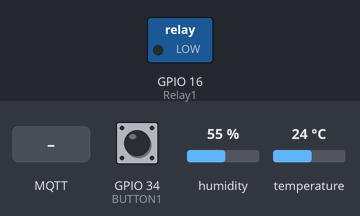
The program below on a simulated ESP32 board running MicroPython. Parts: switched loads named in the program (green lamp = pin HIGH). The inputs (shaded band) are chosen by the test bench; at power-on: GPIO 34 (BUTTON1) HIGH, humidity 55 %, temperature 24 °C. WiFi joins after 1.5 s; the clock reads 2024-03-15 10:24:30 at power-on unless the program sets it; no MQTT or app messages arrive unless stated; what the program prints to the serial console is not drawn.

Above: at 3.9 s.
4.0 s: GPIO 34 (BUTTON1) pulled LOW for 0.15 s
At 5.2 s:
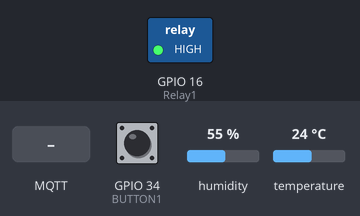
7.1 s: GPIO 34 (BUTTON1) pulled LOW for 1 s
At 7.5 s:
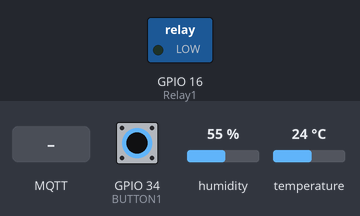
9.6 s: GPIO 34 (BUTTON1) pulled LOW for 3.2 s
At 10.7 s:
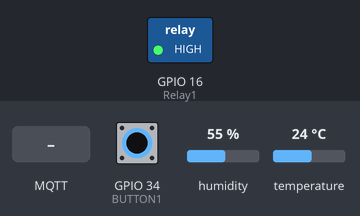
14.3 s: MQTT message "OFF" arrives on the first subscribed topic
At 15.5 s:
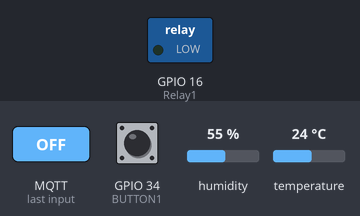
Timing chart, 0 to 17.3 s (numbered marks = the images above; inputs shaded):
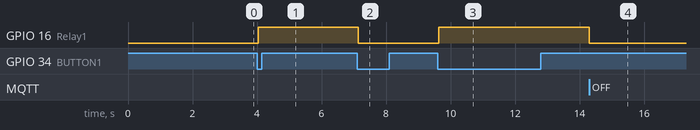

Measured:
- after the input at 4.0 s, GPIO 16 (Relay1): LOW → HIGH at once
- after the input at 7.1 s, GPIO 16 (Relay1): HIGH → LOW at once
- after the input at 9.6 s, GPIO 16 (Relay1): LOW → HIGH at once
- after the input at 14.3 s, GPIO 16 (Relay1): HIGH → LOW at once

The program:

main.py
```python
# ===== Κυρίως πρόγραμμα εκτελείται μετά το boot.py ====
import network, gc, time, binascii, ntptime, dht
from machine import Pin, unique_id
from umqtt.simple import MQTTClient

# Ορισμοί ακροδεκτών και αισθητήρων
BUTTON1 = Pin(34, Pin.IN, Pin.PULL_UP) #PULL_UP
Relay1 = Pin(16, Pin.OUT)
sensor1 = dht.DHT11(Pin(33))

# Στοιχεία σύνδεσης στον μεσίτη MQTT
mqtt_server = '192.168.42.30' #Διεύθυνση IP ή όνομα π.χ. mqtt1.example.sch.gr
mqtt_user = 'mqttuser' #Προαιρετικά αν απαιτείται πιστοποίηση
mqtt_pass = '123456'
client_id = binascii.hexlify(unique_id()) #Το όνομα client αν θέλω να το χρησιμοποιήσω στα topics
place = "place1" #Τοποθεσία της συσκευής π.χ. bathroom, bedroom, livingroom, wc1 κλπ.
print("Ταυτότητα: %s" % (client_id.decode("utf-8"))) #Εμφάνιση ταυτότητας στο τερματικό

# Συγχρονισμός ώρας με ntp server
ntptime.host = "europe.pool.ntp.org"
ntptime.timeout = 3
ntptime.settime() # Συγχρονισμός
UTC_OFFSET = 3 # Ελλάδα +3 ώρες θερινή

# --- Ορισμός των topics ---
# Θα χρησιμοποιήσουμε για κάθε συσκευή 3 topics.
# Ένα sub στο οποίο κάνει συνδρομή η συσκευή και ακούει συνεχώς για δημοσίευση μηνυμάτων και
# δύο pub για δημοσίευση μηνυμάτων προς τον μεσίτη. Το τελευταίο (tele) είναι για αποστολή τηλεμετρίας και
# δημοσιεύει σε τακτά χρονικά διαστήματα π.χ. κάθε 1 λεπτό
topic1_sub = b'cmnd/' + place + '/POWER1' # Συνδρομή
topic1_pub = b'stat/' + place + '/POWER1' # Δημοσίευση αν γίνει αλλαγή κατάστασης
topic2_pub = b'tele/' + place + '/STATE'  # Δημοσίευση κάθε ν δευτερόλεπτα
# Ορισμός περιόδου tele
TELE = 1 # Λεπτά
TelePeriod = TELE * 60 * 1000 # secs * msecs
Resync = 3 # Ώρες. Επανασυγχρονισμός με ntp server
NTP_SYNC = Resync * 60 // TELE

# Δημοσιεύει μήνυμα stat ώστε να ενημερώσει για την κατάσταση του διακόπτη
def stat_pub(topic, message):
    client.publish(topic, message, retain=True) # Πρέπει να είναι Retain
    print("Stat:", message) # Debug

# Ενεργοποιεί ή απενεργοποιεί την συσκευή
def set_relay(state):
    if state:
        print("Η συσκευή ενεργοποιήθηκε") # Debug
        stat_pub(topic1_pub, b'ON')
        Relay1.value(True) # Κλείσιμο επαφής
    else:
        print("Η συσκευή απενεργοποιήθηκε") # Debug
        stat_pub(topic1_pub, b'OFF')
        Relay1.value(False) # Άνοιγμα επαφής

# Ενέργεια αν πατηθεί το button
def onClick():
    if not Relay1.value(): # Αν είναι OFF
        set_relay(True) # Να γίνει ON
    else: # Αλλιώς
        set_relay(False) # Να γίνει OFF

# Καθολικές μεταβλητές για chkButton
Debounce = 30 #msec Χρόνος αναπήδησης επαφής
validclick = False
timer = 0
downtime = 0

# Καλείται συνέχεια από το κυρίως πρόγραμμα και ελέγχει αν πατήθηκε το button
def chkButton():
    global validclick, timer, downtime
    timer = time.ticks_ms() #Κράτησε τον χρόνο συστήματος
    state = False #Δεν πατήθηκε
    if not BUTTON1.value(): #if BUTTON.value() == 0
        state = True #Πατήθηκε το κουμπί
    #------ Πατημένο ---------------------------------------------------------------------------------
    #Πατήθηκε τώρα για πρώτη φορά και ο χρόνος δεν μετράει
    if state and downtime == 0:
        downtime = timer #Άρχισε να μετράς τον χρόνο που είναι πατημένο - downtime
    #Παραμένει πατημένο και έλεγξε αν πέρασε ο χρόνος debounce και δεν έχει ενεργοποιηθεί valid click
    elif state and not validclick and (timer - downtime) > Debounce:
        validclick = True #Να μην ξαναμπείς εδώ
        onClick() #Κάλεσε συνάρτηση εξυπηρέτησης
    #------ Ελεύθερο ---------------------------------------------------------------------------------
    #Αλλιώς αν ήταν πατημένο και τώρα το άφησε
    elif not state:
        downtime = 0 #Επαναφορά
        validclick = False #Επαναφορά για την επόμενη φορά

# Εξυπηρέτηση δημοσιέυσεων στα topics που έγινε συνδρομή
def sub_cb(topic, msg):
    print((topic, msg)) # Debug
    if topic == topic1_sub: # Αν το topic μας αφορά π.χ. cmnd/place1/POWER1
        if msg == b'ON': # Αν το μήνυμα είναι ON
            set_relay(True) # Ενεργοποίηση συσκευής
        elif msg == b'OFF': # Αν το μήνυμα είναι OFF
            set_relay(False) # Απενεργοποίηση συσκευής

# Σύνδεση στον broker και συνδρομή στα topics
def connect_and_subscribe():
    client = MQTTClient(client_id, mqtt_server, user=mqtt_user, password=mqtt_pass)
    client.set_callback(sub_cb) # Συνάρτηση callback. Καλείται αν λάβει μήνυμα από μεσίτη
    try:
        client.connect() # Σύνδεση
        client.subscribe(topic1_sub) # Συνδρομή
        print('Συνδέθηκε στον μεσίτη MQTT %s και έγινε συνδρομή στα θέματα: %s' % (mqtt_server, topic1_sub.decode("utf-8")))
        return client
    except:
        print('Πρόβλημα στη σύνδεση')

# Διαβάζει την ημερομηνία και την ώρα συστήματος
def get_time():
    t = time.gmtime(time.time() + UTC_OFFSET * 3600)
    ts = str(t[2]) + '/' + str(t[1]) + '/' + str(t[0]) + '-' + str(t[3]) + ':' + str(t[4]) + ':' + str(t[5])
    return ts

Relay1.value(False) # Αρχικά ο διακόπτης θα είναι off

# Προσπάθεια σύνδεσης στον broker
client = connect_and_subscribe()
if client == None:
    print('Προσπάθεια επανασύνδεσης ...')
    time.sleep(5)
    machine.reset()

print('Ώρα συστήματος:', get_time()) # Debug

tele_time = 0 # Μετρητής περιόδου tele
measure_time = 0 # Μετρητής χρόνου δειγματοληψίας μετρήσεων
ntp_sync = NTP_SYNC
while True: # Για πάντα
    client.check_msg() # Έλεγξε για μήνυμα που αφορά την συνδρομή συνεχώς
    chkButton() # Έλεγξε μήπως πατήθηκε το button
    if time.ticks_ms() - measure_time > 5000: # Κάθε 5 secs
        measure_time = time.ticks_ms() # Μέτρα από την αρχή
        sensor1.measure()  # Πάρε τιμές θερμοκρασίας και υγρασίας
    if time.ticks_ms() - tele_time > TelePeriod: # Κάθε 1 - 5 λεπτά στείλε τηλεμετρία
        tele_time = time.ticks_ms() # Μέτρα από την αρχή
        if Relay1.value(): # Σε τι κατάσταση είναι η συσκευή
            t = 'POWER1:ON' # Σε λειτουργία
        else:
            t = 'POWER1:OFF' # Σβηστή
        # Ετοίμασε μήνυμα csv χωρισμένο με ';'
        t = get_time() + ";" + str(sensor1.temperature()) + ";" + str(sensor1.humidity()) + ";" + t
        client.publish(topic2_pub, t.encode()) # Δημοσίευσε το tele
        print("Tele: ", t.encode()) # Debug
        if ntp_sync <= 0:
            ntp_sync = NTP_SYNC
            print("Επανασυγχρονισμός NTP") # Debug
            ntptime.settime() # Συγχρονισμός
        else:
            ntp_sync -= 1
            
```

boot.py
```python
import time, network, gc, esp

esp.osdebug(None)
gc.collect()
ssid = 'SSID' #Το SSID του τοπικού δικτύου WiFi
password = 'WifiKEY' #Ο κωδικός του WiFi
station = network.WLAN(network.STA_IF) #Θα λειτουργήσει σαν σταθμός ώστε να συνδεθεί στο AP

station.active(True) #Ενεργοποίηση
station.connect(ssid, password) #Σύνδεση

while station.isconnected() == False: #Περίμενε μέχρι να συνδεθεί
    pass

print('Connection successful')
print(station.ifconfig())

time.sleep(1) # Περίμενε 1sec μέχρι να γίνει η σύνδεση και μετά συνέχισε
```
